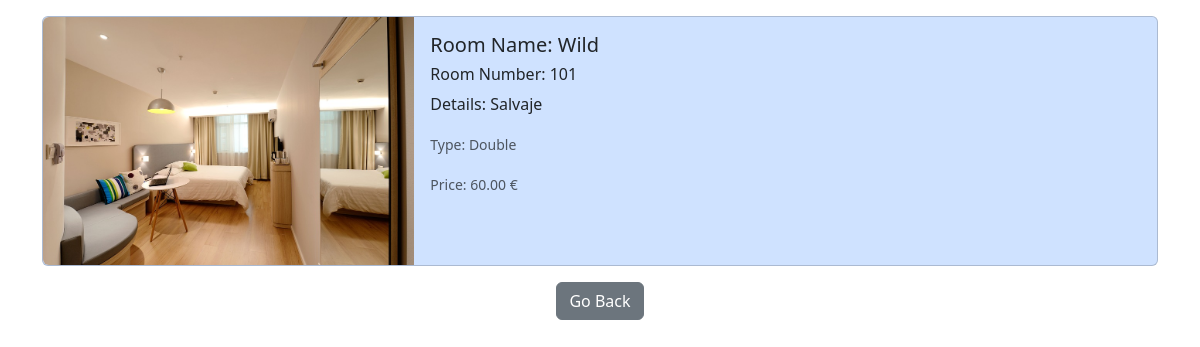
Screenshot of /CRUD/details.php?id=1 (signed in) with the database file from the repository.
### tables this page shows
CREATE TABLE `rooms` (
  `room_id` int(11) NOT NULL,
  `room_number` varchar(3) NOT NULL,
  `room_name` varchar(20) NOT NULL,
  `picture` varchar(255) DEFAULT NULL,
  `Details` varchar(255) NOT NULL,
  `price` decimal(12,2) DEFAULT NULL,
  `type` varchar(40) DEFAULT NULL
);

### CRUD/details.php (the view, shortened to what this page needs)
<?php
require_once "../connection.php";
$id = $_GET["id"];
$sql = "SELECT * FROM `rooms` WHERE room_id = $id";
$result = mysqli_query($connect, $sql);
$row = mysqli_fetch_assoc($result);
$layout = "<div>
        <div class='card mx-auto bg-primary-subtle my-3' style='max-width: 100%;'>
            <div class='row g-0'>
                <div class='col-md-4'>
                    <img src='../pictures/{$row["picture"]} ' class='img-fluid rounded-start' alt='...'>
                </div>
                <div class='col-md-8'>
                    <div class='card-body'>
                        <h5 class='card-title'>Room Name: {$row["room_name"]} </h5>
                        <h6 class='card-title'>Room Number: {$row["room_number"]} </h6>
                        <p class='card-text'>Details:  {$row["Details"]} </p>
                        <p class='card-text'><small class='text-body-secondary'>Type:  {$row["type"]} </small></p>
                        <p class='card-text'><small class='text-body-secondary'>Price:  {$row["price"]} €</small></p>
                    </div>
                </div>
            </div>
        </div>
    </div>
    <div class= 'd-flex justify-content-center'>
                         <a href='index.php' class='btn btn-secondary text-center'>Go Back</a>
                         </div>
    "
?>
<!DOCTYPE html>
<html lang="en">
<head>
    <link href="https://cdn.jsdelivr.net/npm/bootstrap@5.3.3/dist/css/bootstrap.min.css" rel="stylesheet">
</head>
<body>
    <div class="container">
        <?= $layout ?>
    </div>
</body>
</html>

### rows the page displays
rooms: picture (picture), room_name "Wild", room_number "101", Details "Salvaje", type "Double", price "60.00"
